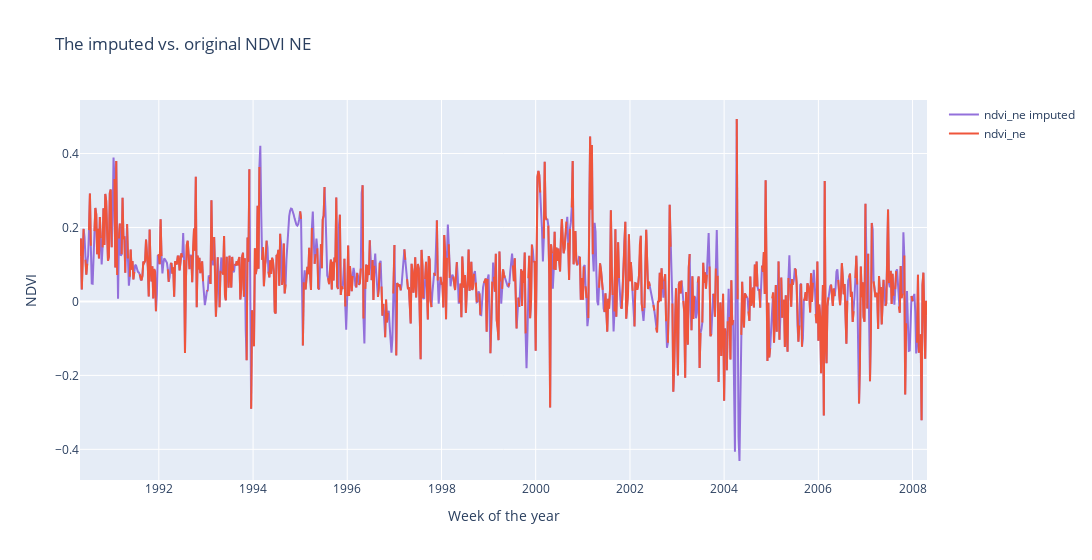

The notebook cell saved with this chart:
### Markdown cell above
The variables ndvi_ne and ndvi_nw are heavily correlated, which is to be expected. ndvi_ne seems to have more variability, therefore the use of higher order spline might be justified for imputation of missing variables. 

As per usual, any imputation method is more or less a guesswork, which introduces bias in the data. 

Both time series have obvious trend and seasonal component. The one of the right ways to impute missing data in this case would be to decompose series, remove trend and seasonality, impute the data and then throw the trend and season back in. The other is to model the data as SARIMA (Seasonal AutoRegressive Integrated Moving Average) and calculate missing data from the modeldirectly. We will go back to this procedure if NDVI varables prove to be important for the final predictive model (data snooping danger). For now, higher order spline interpolation method will do.

### Code cell
sj_drop_na = sj.ndvi_ne.dropna()
impute_cubic = interp1d(sj_drop_na.index, sj_drop_na, kind='cubic')

fig = go.Figure()
fig.add_trace(go.Scatter(x=sj.week_start_date, y=impute_cubic(sj.ndvi_ne.index), mode='lines', name='ndvi_ne imputed', line=dict(color='MediumPurple', width=2)))
fig.add_trace(go.Scatter(x=sj.week_start_date, y=sj.ndvi_ne, mode='lines', name='ndvi_ne'))
fig.update_layout(autosize=False, width=1700, title='The imputed vs. original NDVI NE', xaxis_title='Week of the year', yaxis_title = 'NDVI')

### Figure 1 — Plotly figure (JSON) as saved in the notebook; plotly's stock layout.template omitted (floating-point values rounded to 4 significant figures; data arrays with more than 128 entries replaced by an {"elided": "..."} marker saying what was removed)
{"data": [{"line": {"color": "MediumPurple", "width": 2}, "mode": "lines", "name": "ndvi_ne imputed", "type": "scatter", "x": {"elided": "936 str values"}, "y": {"elided": "936 float values"}}, {"mode": "lines", "name": "ndvi_ne", "type": "scatter", "x": {"elided": "936 str values"}, "y": {"elided": "936 float values"}}], "layout": {"autosize": false, "title": {"text": "The imputed vs. original NDVI NE"}, "width": 1700, "xaxis": {"title": {"text": "Week of the year"}}, "yaxis": {"title": {"text": "NDVI"}}}}
